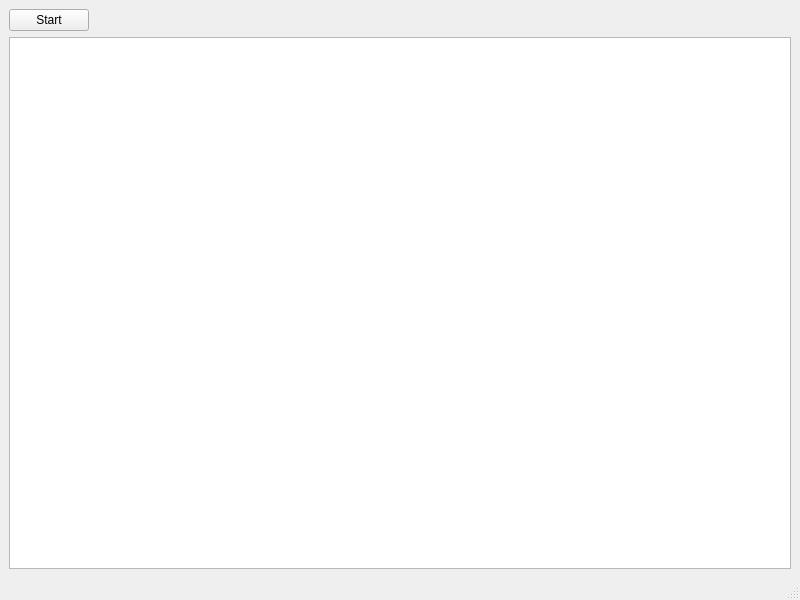
<?xml version="1.0" encoding="UTF-8"?>
<ui version="4.0">
 <class>MainWindow</class>
 <widget class="QMainWindow" name="MainWindow">
  <property name="geometry">
   <rect>
    <x>0</x>
    <y>0</y>
    <width>800</width>
    <height>600</height>
   </rect>
  </property>
  <property name="windowTitle">
   <string>MainWindow</string>
  </property>
  <widget class="QWidget" name="centralwidget">
   <layout class="QGridLayout" name="gridLayout">
    <item row="0" column="0">
     <widget class="QPushButton" name="buttonStart">
      <property name="text">
       <string>Start</string>
      </property>
     </widget>
    </item>
    <item row="0" column="1">
     <spacer name="horizontalSpacer">
      <property name="orientation">
       <enum>Qt::Orientation::Horizontal</enum>
      </property>
      <property name="sizeHint" stdset="0">
       <size>
        <width>693</width>
        <height>20</height>
       </size>
      </property>
     </spacer>
    </item>
    <item row="1" column="0" colspan="2">
     <widget class="QListWidget" name="listWidget"/>
    </item>
   </layout>
  </widget>
  <widget class="QMenuBar" name="menubar">
   <property name="geometry">
    <rect>
     <x>0</x>
     <y>0</y>
     <width>800</width>
     <height>22</height>
    </rect>
   </property>
  </widget>
  <widget class="QStatusBar" name="statusbar"/>
 </widget>
 <resources/>
 <connections/>
</ui>
